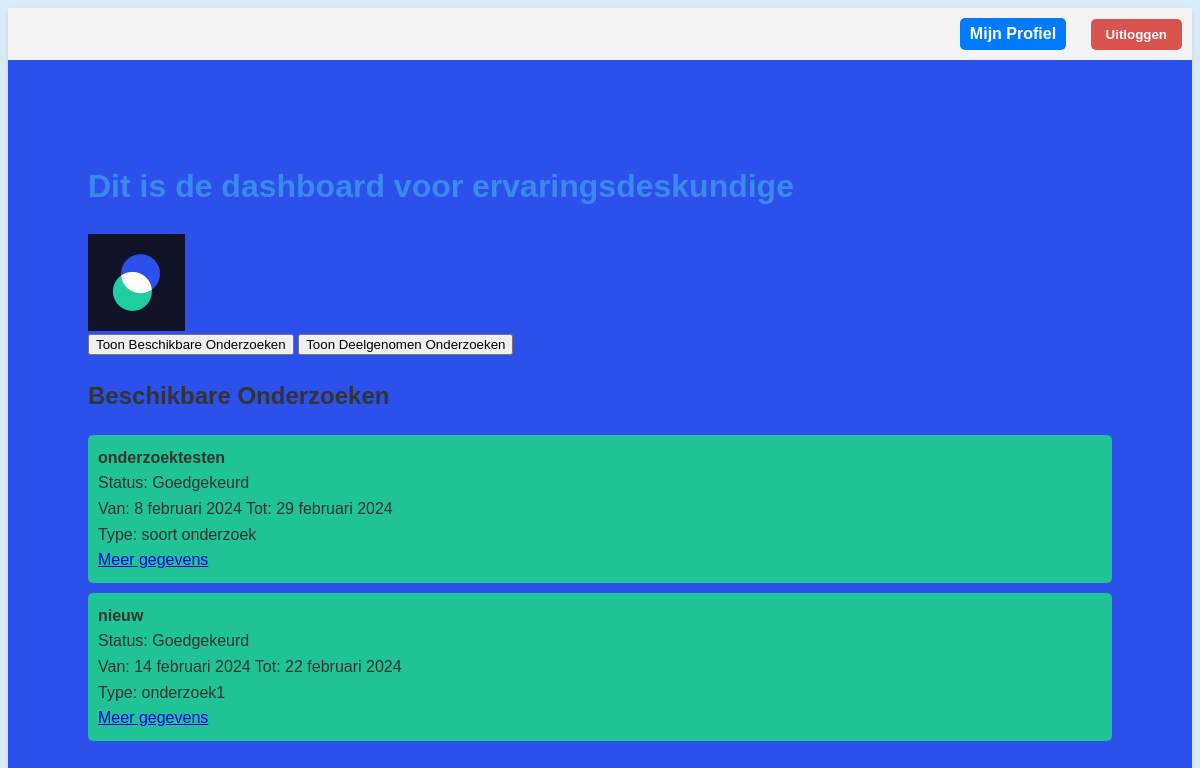
Page /ervaringsdeskundige/dashboard/ (signed in) on the earlier database version.
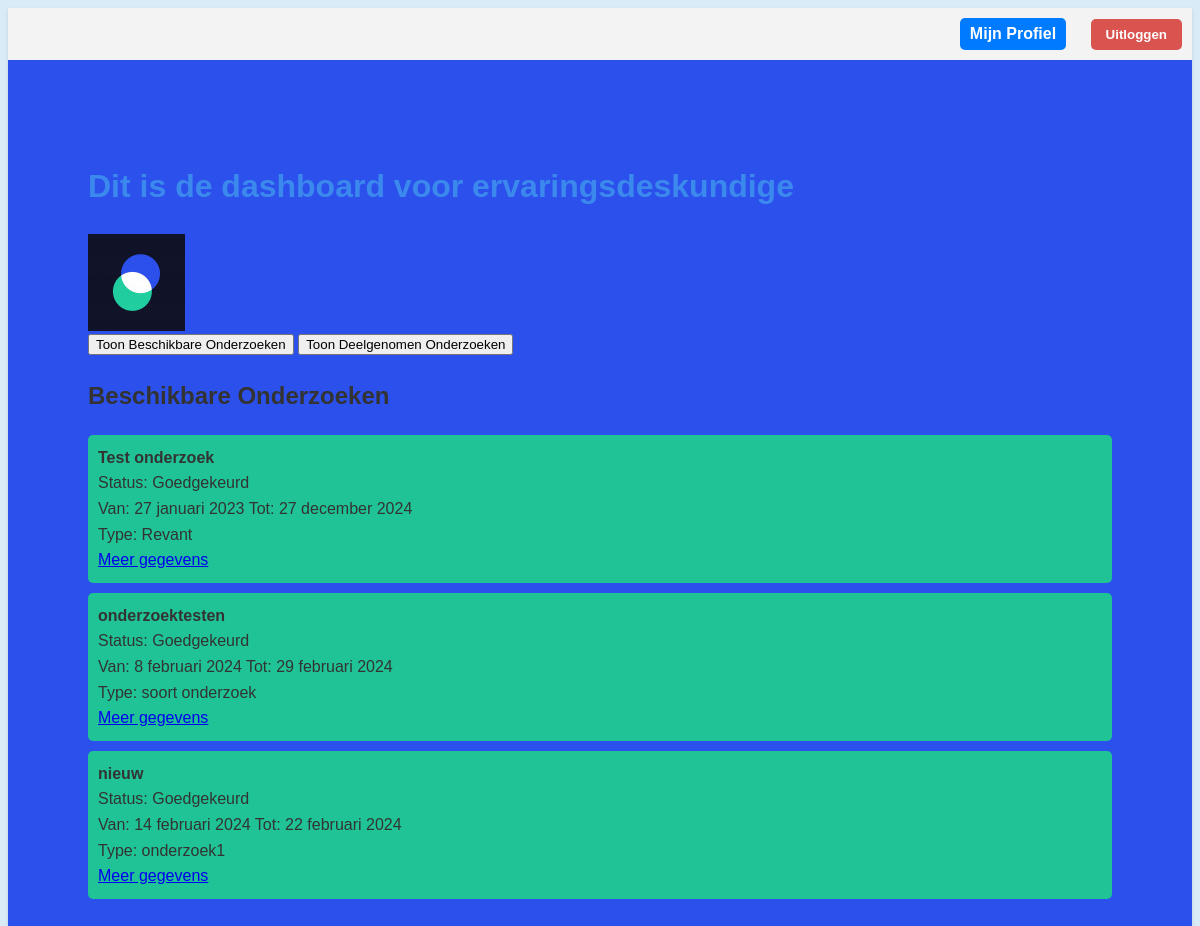
Same page on the later database version.
### core/models.py (models this page shows)
class Onderzoek(models.Model):
    onderzoek_id = models.AutoField(primary_key=True)
    titel = models.CharField(max_length=255)
    omschrijving = models.TextField(blank=True, null=True)
    status = models.CharField(max_length=50, blank=True, null=True)
    beschikbaar = models.BooleanField(default=True)
    datum_vanaf = models.DateField(blank=True, null=True)
    datum_tot = models.DateField(blank=True, null=True)
    type_onderzoek = models.CharField(max_length=50, blank=True, null=True)
    locatie = models.CharField(max_length=255, blank=True, null=True)
    met_beloning = models.BooleanField(default=False)
    beloning = models.CharField(max_length=255, blank=True, null=True)
    doelgroep_leeftijd_van = models.IntegerField(blank=True, null=True)
    doelgroep_leeftijd_tot = models.IntegerField(blank=True, null=True)
    doelgroep_beperking = models.CharField(max_length=255, blank=True, null=True)
    organisatie = models.ForeignKey(Organisaties, on_delete=models.CASCADE)
    class Meta:
        db_table = 'Onderzoek'

### ervaringsdeskundige/views.py (the view)
# urls.py: path('dashboard/', onderzoek_dashboard, name='dashboard_beheer'),
@login_required()
def dashboard(request):
    ervaringsdeskundige = Ervaringsdeskundige.objects.filter(gebruiker=request.user).first()
    if ervaringsdeskundige:
        beschikbare_onderzoeken = Onderzoek.objects.exclude(
            onderzoekervaringsdeskundige__ervaringsdeskundige=ervaringsdeskundige).filter(status='Goedgekeurd',
                                                                                          beschikbaar=True)
        context = {
            'beschikbare_onderzoeken': beschikbare_onderzoeken,
        }
        return render(request, 'dashboard_deskundige.html', context)
    else:
        return HttpResponse('Je moet een ervaringsdeskundige zijn om deze pagina te bekijken.', status=403)

### ervaringsdeskundige/templates/dashboard_deskundige.html (shortened to what this page needs)
<!DOCTYPE html>
<html lang="nl">
<head>
    {% load static %}
    <link rel="stylesheet" href="{% static 'CSS/deskundige.css' %}" type="text/css">
</head>
<body data-login-url="{% url 'login' %}">
<header>
    <div class="profile-link-container">
        <a href="{% url 'profiel' %}" class="profile-link">Mijn Profiel</a>
        <button onclick="logoutUser()" data-logout-url="{% url 'logout' %}" class="logout-button">Uitloggen</button>
    </div>
</header>
<main>
    <h1>Dit is de dashboard voor ervaringsdeskundige</h1>
    <img src="{% static 'images/icon_accessibility.jpg' %}" alt="Icon Accessibility" class="icon-accessibility">
    <div id="onderzoeken-buttons">
        <button id="show-beschikbare-onderzoeken">Toon Beschikbare Onderzoeken</button>
        <button id="show-deelgenomen-onderzoeken">Toon Deelgenomen Onderzoeken</button>
        <h2 id="onderzoeken-titel">Beschikbare Onderzoeken</h2>
    </div>
    <div id="onderzoeken-container" data-laad-onderzoeken-url="{% url 'laad_onderzoeken' %}">
        <form method="post">
            <ul>
                {% for onderzoek in beschikbare_onderzoeken %}
                    <li>
                        <strong>{{ onderzoek.titel }}</strong><br>
                        Status: {{ onderzoek.status }}<br>
                        Van: {{ onderzoek.datum_vanaf }} Tot: {{ onderzoek.datum_tot }}<br>
                        Type: {{ onderzoek.type_onderzoek }}<br>
                        <a href="{% url 'onderzoek_details' onderzoek.onderzoek_id %}">Meer gegevens</a>
                    </li>
                {% endfor %}
            </ul>
        </form>
    </div>
</main>
</body>
</html>

Differences in the rows shown:
now on this page (row edited): Onderzoek: titel "Test onderzoek", status "Goedgekeurd", datum_vanaf "27 januari 2023", datum_tot "27 december 2024", type_onderzoek "Revant"
